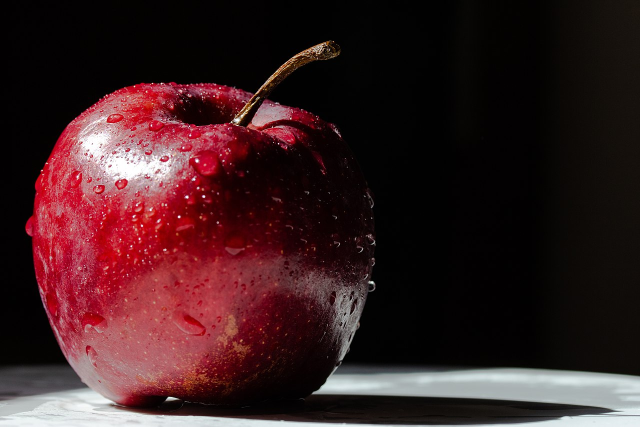
%> input picture Test/Apple_fruit.jpg, 1280 x 853 px (shown at 1/2 size)
$ octave --eval "result = extractFruitFeatures(imread('Test/Apple_fruit.jpg'));"   (GNU Octave 9; MATLAB toolbox functions it lacks are replaced by stand-ins)
%> lines starting %> are read from the running program, lines starting %| are printed output that depends on the picture; in (x1, y1, x2, y2) boxes, pixels count from 0 and x2, y2 are one past the last pixel; in counts of white or black regions, pixels touching at a corner belong together; the program's own positions count from 1
function features = extractFruitFeatures(img)
    % EXTRACTFRUITFEATURES Extracts Color and Shape features (incl. Aspect Ratio)
    % Output: [MeanHue, MeanSaturation, Circularity, AspectRatio]

    % 1. Standardize Image Size (100x100 is perfect for Fruits-360)
    img = imresize(img, [100 100]);
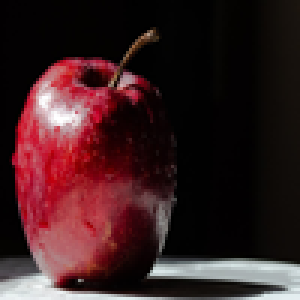
%> img: size 100x100x3 uint8 (shown 3 times larger); mean R, G, B 58.8, 30.8, 33.3

    % 2. Convert to L*a*b* Color Space
    cform = makecform('srgb2lab');
    labImg = applycform(img, cform);
%> labImg: size 100x100x3 uint8; mean of channels 1, 2, 3 42.8, 139.4, 133.5

    % 3. K-Means Clustering (Segmentation)
    ab = double(labImg(:,:,2:3));
    nrows = size(ab,1);
%> nrows = 100
    ncols = size(ab,2);
%> ncols = 100
    ab = reshape(ab, nrows*ncols, 2);

    nColors = 3;
    try
        % Cluster colors (Background vs Fruit vs Shadow)
        [cluster_idx, cluster_centers] = kmeans(ab, nColors, 'Distance', 'sqEuclidean', 'Replicates', 3);
%> cluster_centers = [129.3 128.6; 181.7 156.1; 159.2 141]
    catch
        features = [0, 0, 0, 0]; return;
    end

    pixel_labels = reshape(cluster_idx, nrows, ncols);
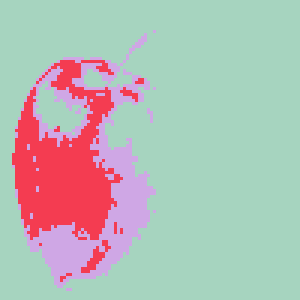
%> pixel_labels: size 100x100 double (shown 3 times larger); 3 distinct labels, from 1 to 3; one colour per label, 0 black

    % 4. Find the "Fruit" Cluster (Furthest from Gray)
    meanColors = zeros(nColors, 1);
    for k = 1:nColors
        centerA = cluster_centers(k, 1);
        centerB = cluster_centers(k, 2);
        distFromGray = sqrt((centerA - 128)^2 + (centerB - 128)^2);
        meanColors(k) = distFromGray;
    end
%> this loop made 3 passes
%> (centerA, centerB, distFromGray) on passes 1 to 3: (129.3, 128.6, 1.43), (181.7, 156.1, 60.63), (159.2, 141, 33.8)
%> after the loop, meanColors = [1.43; 60.63; 33.8]

    [~, fruitClusterIdx] = max(meanColors);
%> fruitClusterIdx = 2
    mask = (pixel_labels == fruitClusterIdx);
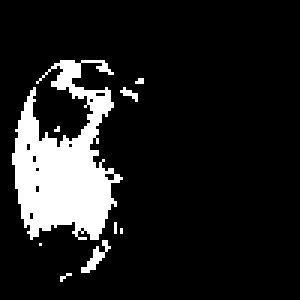
%> mask: size 100x100 logical (shown 3 times larger); 12.6% white; 9 white regions (7 under 20 px), largest, box (x1, y1, x2, y2) and area: (4, 20, 41, 80) 1194, (27, 80, 37, 91) 37

    % 5. Post-Processing
    mask = imfill(mask, 'holes');
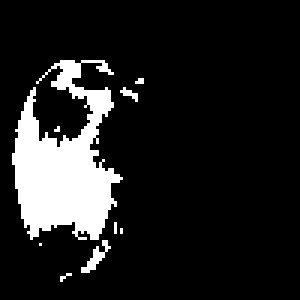
%> mask: size 100x100 logical (shown 3 times larger); 12.8% white; 9 white regions (7 under 20 px), largest, box (x1, y1, x2, y2) and area: (4, 20, 41, 80) 1214, (27, 80, 37, 91) 37
    mask = bwareaopen(mask, 200);
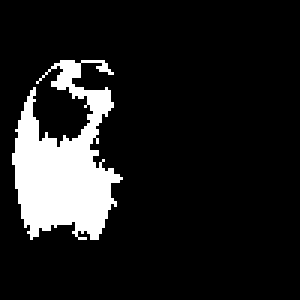
%> mask: size 100x100 logical (shown 3 times larger); 12.1% white; 1 white region, box (x1, y1, x2, y2) and area: (4, 20, 41, 80) 1214

    if sum(mask(:)) == 0
        features = [0, 0, 0, 0]; return;
    end

    % 6. Extract Features

    % --- Color Features ---
    hsvImg = rgb2hsv(img);
%> hsvImg: size 100x100x3 double; mean H, S, V 0.521, 0.522, 0.233
    hChannel = hsvImg(:,:,1);
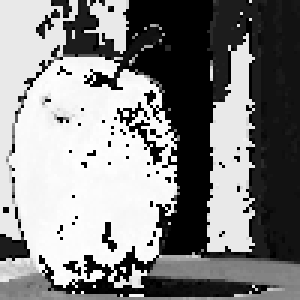
%> hChannel: size 100x100 double (shown 3 times larger); min 0, max 0.999, mean 0.521
    sChannel = hsvImg(:,:,2);
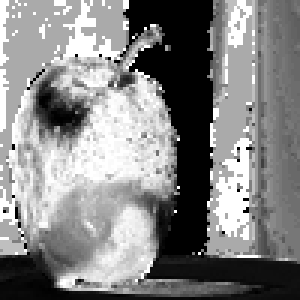
%> sChannel: size 100x100 double (shown 3 times larger); min 0, max 1, mean 0.522
    meanHue = mean(hChannel(mask));
%> meanHue = 0.969
    meanSat = mean(sChannel(mask));
%> meanSat = 0.801

    % --- Shape Features ---
    props = regionprops(mask, 'Area', 'Perimeter', 'MajorAxisLength', 'MinorAxisLength');
%> props = 1 region; Area, MajorAxisLength, MinorAxisLength and Perimeter: 1214 59.44 36.62 342.5
    [~, maxIdx] = max([props.Area]);
%> maxIdx = 1
    fruitProps = props(maxIdx);
%> fruitProps has the same summary as props

    % Feature 3: Circularity
    if fruitProps.Perimeter == 0
        circularity = 0;
    else
        circularity = (4 * pi * fruitProps.Area) / (fruitProps.Perimeter ^ 2);
%> circularity = 0.13
    end

    % Feature 4: Aspect Ratio (CRITICAL FOR BANANA VS LEMON)
    % 1.0 = Circle. Low value (0.3) = Long.
    if fruitProps.MajorAxisLength == 0
        aspectRatio = 0;
    else
        aspectRatio = fruitProps.MinorAxisLength / fruitProps.MajorAxisLength;
%> aspectRatio = 0.616
    end

    % Return 4 features
    features = [meanHue, meanSat, circularity, aspectRatio];
%> features = [0.969 0.801 0.13 0.616]
end
